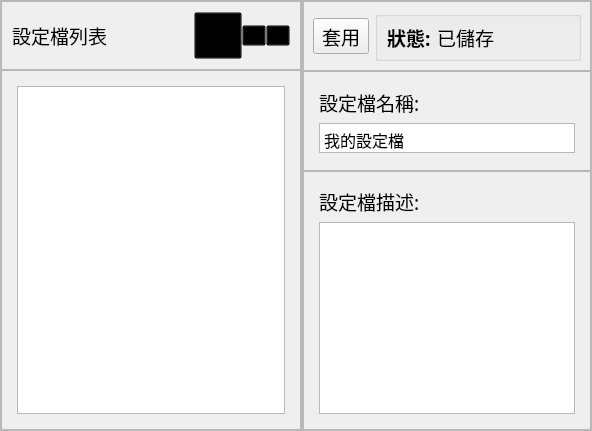
         <widget class="QWidget" name="profile_page">
          <layout class="QHBoxLayout" name="horizontalLayout_4">
           <property name="spacing">
            <number>0</number>
           </property>
           <property name="leftMargin">
            <number>0</number>
           </property>
           <property name="topMargin">
            <number>0</number>
           </property>
           <property name="rightMargin">
            <number>0</number>
           </property>
           <property name="bottomMargin">
            <number>0</number>
           </property>
           <item>
            <widget class="QFrame" name="profile_list_frame">
             <property name="sizePolicy">
              <sizepolicy hsizetype="Preferred" vsizetype="Preferred">
               <horstretch>2</horstretch>
               <verstretch>0</verstretch>
              </sizepolicy>
             </property>
             <property name="frameShape">
              <enum>QFrame::StyledPanel</enum>
             </property>
             <property name="frameShadow">
              <enum>QFrame::Raised</enum>
             </property>
             <layout class="QVBoxLayout" name="verticalLayout_8">
              <property name="spacing">
               <number>0</number>
              </property>
              <property name="leftMargin">
               <number>0</number>
              </property>
              <property name="topMargin">
               <number>0</number>
              </property>
              <property name="rightMargin">
               <number>0</number>
              </property>
              <property name="bottomMargin">
               <number>0</number>
              </property>
              <item alignment="Qt::AlignTop">
               <widget class="QFrame" name="list_control_btn">
                <property name="minimumSize">
                 <size>
                  <width>300</width>
                  <height>65</height>
                 </size>
                </property>
                <property name="maximumSize">
                 <size>
                  <width>16777215</width>
                  <height>70</height>
                 </size>
                </property>
                <property name="frameShape">
                 <enum>QFrame::StyledPanel</enum>
                </property>
                <property name="frameShadow">
                 <enum>QFrame::Raised</enum>
                </property>
                <layout class="QHBoxLayout" name="horizontalLayout_6">
                 <property name="spacing">
                  <number>0</number>
                 </property>
                 <property name="leftMargin">
                  <number>10</number>
                 </property>
                 <property name="topMargin">
                  <number>10</number>
                 </property>
                 <property name="rightMargin">
                  <number>10</number>
                 </property>
                 <property name="bottomMargin">
                  <number>10</number>
                 </property>
                 <item>
                  <widget class="QLabel" name="profile_list_label">
                   <property name="sizePolicy">
                    <sizepolicy hsizetype="Preferred" vsizetype="Preferred">
                     <horstretch>0</horstretch>
                     <verstretch>0</verstretch>
                    </sizepolicy>
                   </property>
                   <property name="maximumSize">
                    <size>
                     <width>16777211</width>
                     <height>16777215</height>
                    </size>
                   </property>
                   <property name="font">
                    <font>
                     <family>Adobe 黑体 Std R</family>
                     <pointsize>14</pointsize>
                     <stylestrategy>PreferDefault</stylestrategy>
                    </font>
                   </property>
                   <property name="text">
                    <string>設定檔列表</string>
                   </property>
                   <property name="alignment">
                    <set>Qt::AlignLeading|Qt::AlignLeft|Qt::AlignVCenter</set>
                   </property>
                   <property name="margin">
                    <number>0</number>
                   </property>
                   <property name="indent">
                    <number>-1</number>
                   </property>
                  </widget>
                 </item>
                 <item>
                  <widget class="QToolButton" name="add_btn">
                   <property name="styleSheet">
                    <string notr="true">background:transparent</string>
                   </property>
                   <property name="text">
                    <string/>
                   </property>
                   <property name="icon">
                    <iconset resource="res.qrc">
                     <normaloff>:/icons/icons/plus.png</normaloff>:/icons/icons/plus.png</iconset>
                   </property>
                   <property name="iconSize">
                    <size>
                     <width>40</width>
                     <height>40</height>
                    </size>
                   </property>
                  </widget>
                 </item>
                 <item>
                  <widget class="QToolButton" name="del_btn">
                   <property name="styleSheet">
                    <string notr="true">background:transparent</string>
                   </property>
                   <property name="text">
                    <string>...</string>
                   </property>
                   <property name="icon">
                    <iconset resource="res.qrc">
                     <normaloff>:/icons/icons/minus.png</normaloff>:/icons/icons/minus.png</iconset>
                   </property>
                   <property name="iconSize">
                    <size>
                     <width>40</width>
                     <height>40</height>
                    </size>
                   </property>
                  </widget>
                 </item>
                 <item>
                  <widget class="QToolButton" name="copy_btn">
                   <property name="styleSheet">
                    <string notr="true">background:transparent</string>
                   </property>
                   <property name="text">
                    <string>...</string>
                   </property>
                   <property name="icon">
                    <iconset resource="res.qrc">
                     <normaloff>:/icons/icons/copy.png</normaloff>:/icons/icons/copy.png</iconset>
                   </property>
                   <property name="iconSize">
                    <size>
                     <width>40</width>
                     <height>40</height>
                    </size>
                   </property>
                  </widget>
                 </item>
                </layout>
               </widget>
              </item>
              <item>
               <widget class="QFrame" name="profile_list_area">
                <property name="sizePolicy">
                 <sizepolicy hsizetype="Expanding" vsizetype="Expanding">
                  <horstretch>0</horstretch>
                  <verstretch>0</verstretch>
                 </sizepolicy>
                </property>
                <property name="minimumSize">
                 <size>
                  <width>300</width>
                  <height>300</height>
                 </size>
                </property>
                <property name="frameShape">
                 <enum>QFrame::StyledPanel</enum>
                </property>
                <property name="frameShadow">
                 <enum>QFrame::Raised</enum>
                </property>
                <layout class="QVBoxLayout" name="verticalLayout_9">
                 <property name="spacing">
                  <number>0</number>
                 </property>
                 <property name="leftMargin">
                  <number>15</number>
                 </property>
                 <property name="topMargin">
                  <number>15</number>
                 </property>
                 <property name="rightMargin">
                  <number>15</number>
                 </property>
                 <property name="bottomMargin">
                  <number>15</number>
                 </property>
                 <item>
                  <widget class="QListWidget" name="profile_list">
                   <property name="font">
                    <font>
                     <family>Adobe 黑体 Std R</family>
                     <pointsize>12</pointsize>
                    </font>
                   </property>
                  </widget>
                 </item>
                </layout>
               </widget>
              </item>
             </layout>
            </widget>
           </item>
           <item>
            <widget class="QFrame" name="profile_info_frame">
             <property name="sizePolicy">
              <sizepolicy hsizetype="Preferred" vsizetype="Preferred">
               <horstretch>3</horstretch>
               <verstretch>0</verstretch>
              </sizepolicy>
             </property>
             <property name="frameShape">
              <enum>QFrame::StyledPanel</enum>
             </property>
             <property name="frameShadow">
              <enum>QFrame::Raised</enum>
             </property>
             <layout class="QVBoxLayout" name="verticalLayout_10">
              <property name="spacing">
               <number>0</number>
              </property>
              <property name="leftMargin">
               <number>0</number>
              </property>
              <property name="topMargin">
               <number>0</number>
              </property>
              <property name="rightMargin">
               <number>0</number>
              </property>
              <property name="bottomMargin">
               <number>0</number>
              </property>
              <item alignment="Qt::AlignTop">
               <widget class="QFrame" name="info_control_btn">
                <property name="minimumSize">
                 <size>
                  <width>0</width>
                  <height>65</height>
                 </size>
                </property>
                <property name="maximumSize">
                 <size>
                  <width>16777215</width>
                  <height>70</height>
                 </size>
                </property>
                <property name="frameShape">
                 <enum>QFrame::StyledPanel</enum>
                </property>
                <property name="frameShadow">
                 <enum>QFrame::Raised</enum>
                </property>
                <layout class="QHBoxLayout" name="horizontalLayout_7">
                 <item>
                  <widget class="QToolButton" name="apply_btn">
                   <property name="font">
                    <font>
                     <family>Adobe 黑体 Std R</family>
                     <pointsize>14</pointsize>
                    </font>
                   </property>
                   <property name="styleSheet">
                    <string notr="true"/>
                   </property>
                   <property name="text">
                    <string>套用</string>
                   </property>
                   <property name="icon">
                    <iconset resource="res.qrc">
                     <normaloff>:/icons/icons/check.png</normaloff>:/icons/icons/check.png</iconset>
                   </property>
                   <property name="iconSize">
                    <size>
                     <width>40</width>
                     <height>40</height>
                    </size>
                   </property>
                   <property name="toolButtonStyle">
                    <enum>Qt::ToolButtonTextBesideIcon</enum>
                   </property>
                  </widget>
                 </item>
                 <item>
                  <widget class="QGroupBox" name="profile_info_state_box">
                   <property name="title">
                    <string/>
                   </property>
                   <layout class="QFormLayout" name="formLayout_11">
                    <item row="0" column="0">
                     <widget class="QLabel" name="profile_info_state_label">
                      <property name="font">
                       <font>
                        <family>Adobe 黑体 Std R</family>
                        <pointsize>14</pointsize>
                        <weight>75</weight>
                        <bold>true</bold>
                       </font>
                      </property>
                      <property name="text">
                       <string>狀態:</string>
                      </property>
                     </widget>
                    </item>
                    <item row="0" column="1">
                     <widget class="QLabel" name="profile_info_state">
                      <property name="font">
                       <font>
                        <family>Adobe 黑体 Std R</family>
                        <pointsize>14</pointsize>
                       </font>
                      </property>
                      <property name="text">
                       <string>已儲存</string>
                      </property>
                     </widget>
                    </item>
                   </layout>
                  </widget>
                 </item>
                </layout>
               </widget>
              </item>
              <item>
               <widget class="QFrame" name="profile_name_area">
                <property name="sizePolicy">
                 <sizepolicy hsizetype="Preferred" vsizetype="Expanding">
                  <horstretch>0</horstretch>
                  <verstretch>1</verstretch>
                 </sizepolicy>
                </property>
                <property name="minimumSize">
                 <size>
                  <width>0</width>
                  <height>100</height>
                 </size>
                </property>
                <property name="maximumSize">
                 <size>
                  <width>16777215</width>
                  <height>100</height>
                 </size>
                </property>
                <property name="frameShape">
                 <enum>QFrame::StyledPanel</enum>
                </property>
                <property name="frameShadow">
                 <enum>QFrame::Raised</enum>
                </property>
                <layout class="QVBoxLayout" name="verticalLayout_11">
                 <property name="leftMargin">
                  <number>15</number>
                 </property>
                 <property name="topMargin">
                  <number>15</number>
                 </property>
                 <property name="rightMargin">
                  <number>15</number>
                 </property>
                 <property name="bottomMargin">
                  <number>15</number>
                 </property>
                 <item>
                  <widget class="QLabel" name="profile_name_label">
                   <property name="maximumSize">
                    <size>
                     <width>16777215</width>
                     <height>30</height>
                    </size>
                   </property>
                   <property name="font">
                    <font>
                     <family>Adobe 黑体 Std R</family>
                     <pointsize>14</pointsize>
                     <weight>50</weight>
                     <bold>false</bold>
                    </font>
                   </property>
                   <property name="text">
                    <string>設定檔名稱:</string>
                   </property>
                  </widget>
                 </item>
                 <item>
                  <widget class="QPlainTextEdit" name="profile_name">
                   <property name="sizePolicy">
                    <sizepolicy hsizetype="Expanding" vsizetype="Preferred">
                     <horstretch>0</horstretch>
                     <verstretch>0</verstretch>
                    </sizepolicy>
                   </property>
                   <property name="maximumSize">
                    <size>
                     <width>16777215</width>
                     <height>30</height>
                    </size>
                   </property>
                   <property name="font">
                    <font>
                     <family>Adobe 黑体 Std R</family>
                     <pointsize>12</pointsize>
                    </font>
                   </property>
                   <property name="verticalScrollBarPolicy">
                    <enum>Qt::ScrollBarAlwaysOff</enum>
                   </property>
                   <property name="plainText">
                    <string>我的設定檔</string>
                   </property>
                   <property name="overwriteMode">
                    <bool>false</bool>
                   </property>
                   <property name="centerOnScroll">
                    <bool>false</bool>
                   </property>
                  </widget>
                 </item>
                </layout>
               </widget>
              </item>
              <item>
               <widget class="QFrame" name="profile_description_frame">
                <property name="sizePolicy">
                 <sizepolicy hsizetype="Preferred" vsizetype="Expanding">
                  <horstretch>0</horstretch>
                  <verstretch>3</verstretch>
                 </sizepolicy>
                </property>
                <property name="frameShape">
                 <enum>QFrame::StyledPanel</enum>
                </property>
                <property name="frameShadow">
                 <enum>QFrame::Raised</enum>
                </property>
                <layout class="QVBoxLayout" name="verticalLayout_12">
                 <property name="leftMargin">
                  <number>15</number>
                 </property>
                 <property name="topMargin">
                  <number>15</number>
                 </property>
                 <property name="rightMargin">
                  <number>15</number>
                 </property>
                 <property name="bottomMargin">
                  <number>15</number>
                 </property>
                 <item>
                  <widget class="QLabel" name="profile_description_label">
                   <property name="font">
                    <font>
                     <family>Adobe 黑体 Std R</family>
                     <pointsize>14</pointsize>
                    </font>
                   </property>
                   <property name="text">
                    <string>設定檔描述:</string>
                   </property>
                  </widget>
                 </item>
                 <item>
                  <widget class="QPlainTextEdit" name="profile_description_context">
                   <property name="font">
                    <font>
                     <family>Adobe 黑体 Std R</family>
                     <pointsize>12</pointsize>
                    </font>
                   </property>
                  </widget>
                 </item>
                </layout>
               </widget>
              </item>
             </layout>
            </widget>
           </item>
          </layout>
         </widget>
